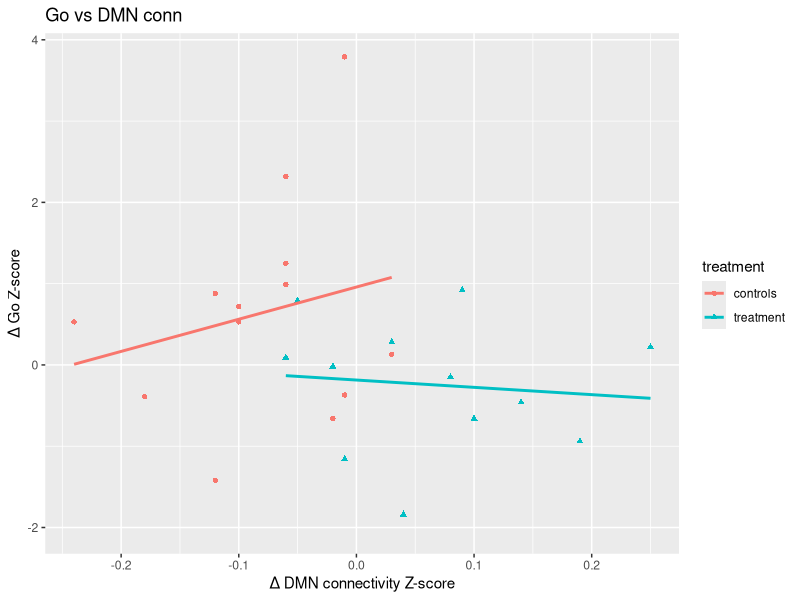
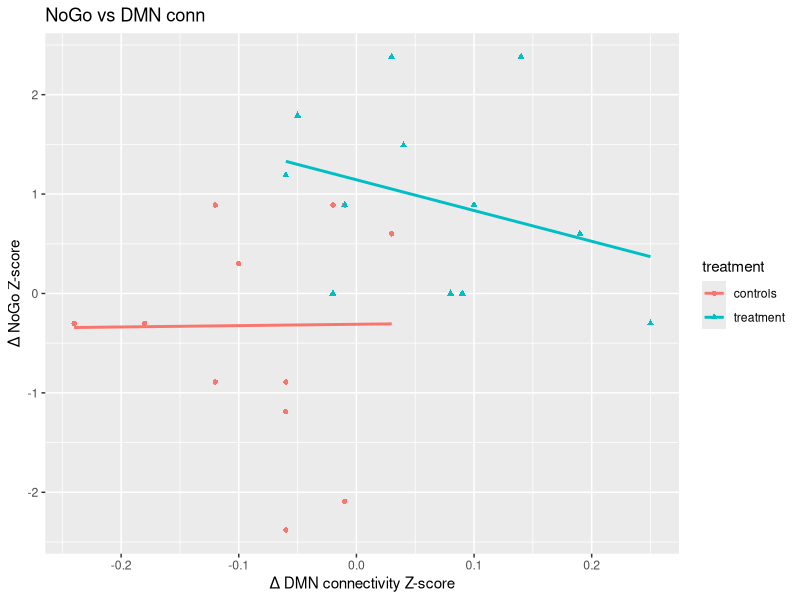
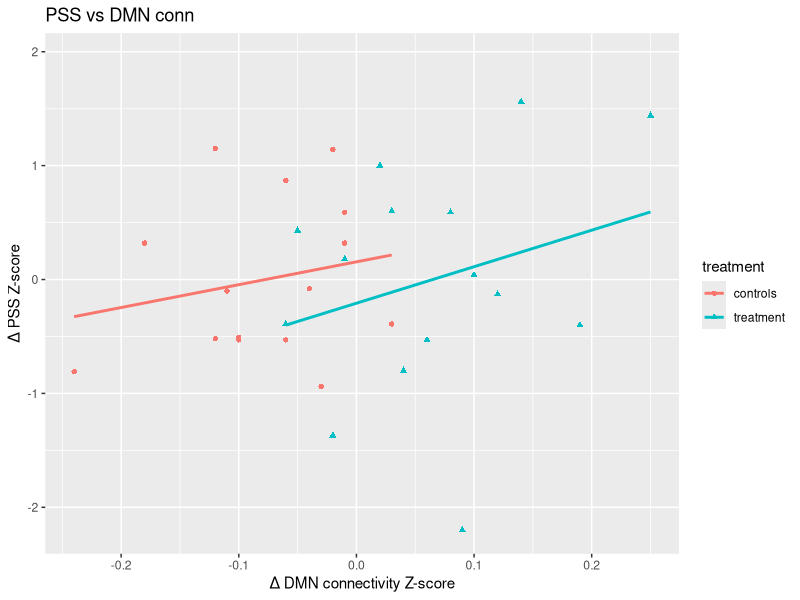
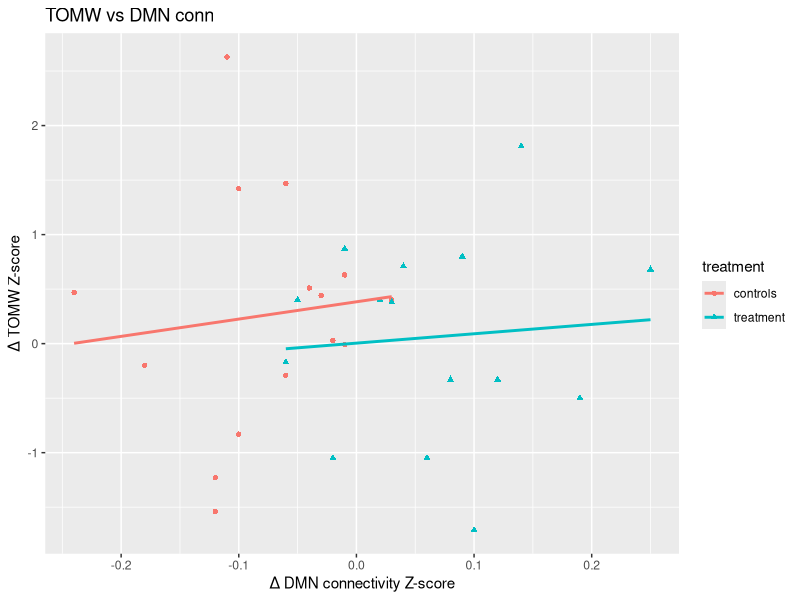
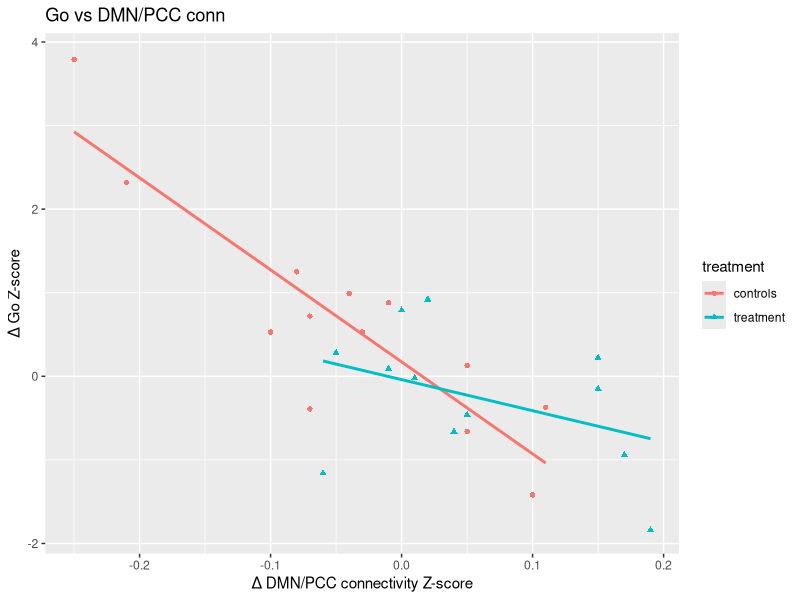
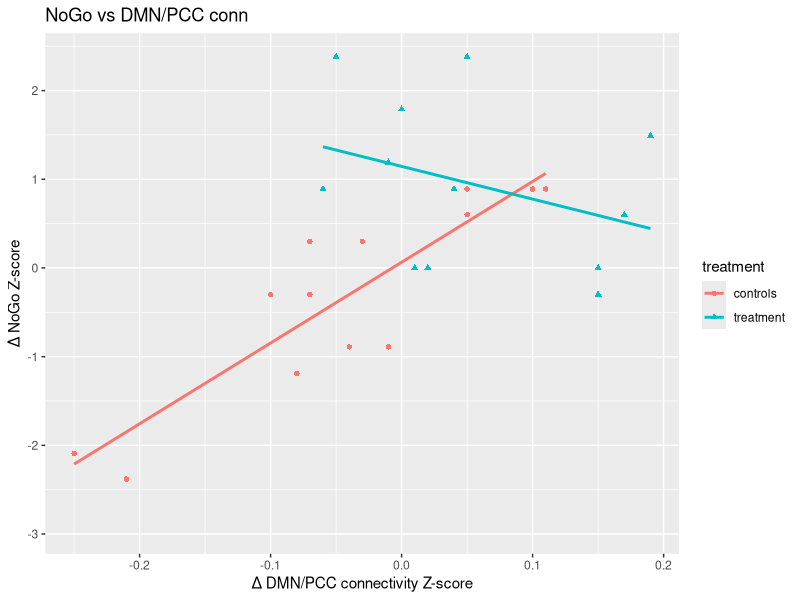
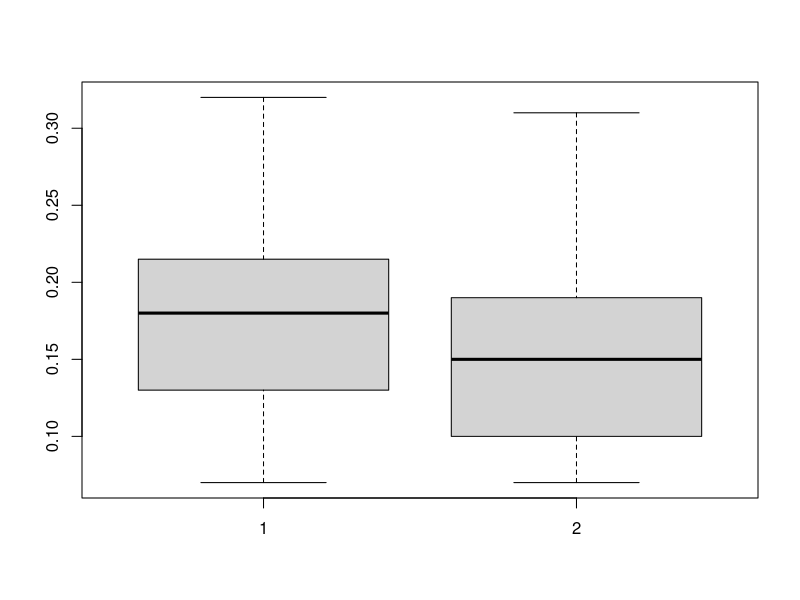
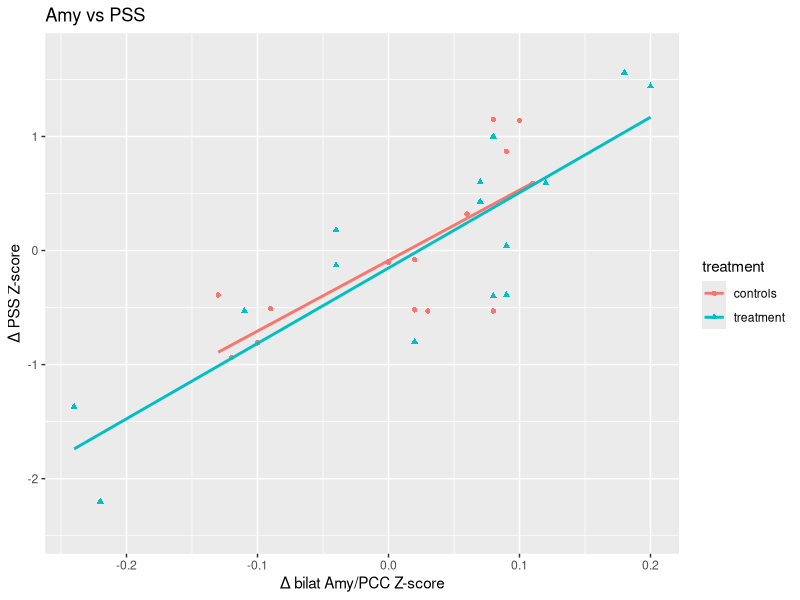

Here is the R script that generated these plots, in order: (Note: this script raises an error after producing the figures.)
# Create graphs for the MINDS Behavioral Paper

#install.packages("ggplot2")
library(reshape)
library(ggplot2)
df <- read.csv("MINDS_RS_032017.csv")
names(df)
attach(df)
names(df)

df$treatment <- as.factor(df$treatment)


Go_plot<-ggplot(df,aes(y =delta_go , x =dmn_fpn_delta,colour=treatment,shape=treatment)) +
  geom_point() + 
  geom_smooth(method="lm", fill=NA,aes(group = treatment))+
  ggtitle("Go vs DMN conn")+
  xlab("Δ DMN connectivity Z-score")+
  ylab("Δ Go Z-score")
Go_plot

NoGo_plot<-ggplot(df,aes(y =z_delta_nogo , x =dmn_fpn_delta,colour=treatment,shape=treatment)) +
  geom_point() + geom_smooth(method="lm", fill=NA)+
  ggtitle("NoGo vs DMN conn")+
  xlab("Δ DMN connectivity Z-score")+
  ylab("Δ NoGo Z-score")
NoGo_plot


PSS_plot<-ggplot(df,aes(y =zs_PSS_delta , x =dmn_fpn_delta,colour=treatment,shape=treatment)) +
  geom_point() + geom_smooth(method="lm", fill=NA)+
  ggtitle("PSS vs DMN conn")+
  xlab("Δ DMN connectivity Z-score")+
  ylab("Δ PSS Z-score")
PSS_plot

TOMW_plot<-ggplot(df,aes(y =delta_tomw , x =dmn_fpn_delta,colour=treatment,shape=treatment)) +
  geom_point() + geom_smooth(method="lm", fill=NA)+
  ggtitle("TOMW vs DMN conn")+
  xlab("Δ DMN connectivity Z-score")+
  ylab("Δ TOMW Z-score")
TOMW_plot


Go_pcc_correl<-ggplot(df,aes(y =delta_go , x =dmn_pcc_gocor_delta,colour=treatment,shape=treatment)) +
  geom_point() + 
  geom_smooth(method="lm", fill=NA,aes(group = treatment))+
  ggtitle("Go vs DMN/PCC conn")+
  xlab("Δ DMN/PCC connectivity Z-score")+
  ylab("Δ Go Z-score")
Go_pcc_correl


NoGo_pcc_correl<-ggplot(df,aes(y =z_delta_nogo , x =dmn_pcc_gocor_delta,colour=treatment,shape=treatment)) +
  geom_point() + 
  geom_smooth(method="lm", fill=NA,aes(group = treatment))+
  ggtitle("NoGo vs DMN/PCC conn")+
  xlab("Δ DMN/PCC connectivity Z-score")+
  ylab("Δ NoGo Z-score")
NoGo_pcc_correl

boxplot(bilat_amy_pcc_acc_pre,bilat_amy_pcc_acc_post)
Amy_PSS<-ggplot(df,aes(y =zs_PSS_delta , x =bilat_amy_pcc_acc_delta,colour=treatment,shape=treatment)) +
  geom_point() + 
  geom_smooth(method="lm", fill=NA,aes(group = treatment))+
  ggtitle("Amy vs PSS")+
  xlab("Δ bilat Amy/PCC Z-score")+
  ylab("Δ PSS Z-score")
Amy_PSS

boxplot(bilat_amy_pcc_acc_pre,bilat_amy_pcc_acc_post)
ACC_PSS<-ggplot(df,aes(y =zs_PSS_delta , x =cms_acc_f_tx_pss_correl_delta,colour=treatment,shape=treatment)) +
  geom_point() + 
  geom_smooth(method="lm", fill=NA,aes(group = treatment))+
  ggtitle("CMS/ACC vs PSS")+
  xlab("Δ bilat CMS/ACC Z-score")+
  ylab("Δ PSS Z-score")
ACC_PSS




boxplot(bilat_amy_pcc_f_tx_pss_correl_pre,bilat_amy_pcc_f_tx_pss_correl_post)
Amy_PSS<-ggplot(df,aes(y =zs_PSS_delta , x =bilat_amy_pcc_f_tx_pss_correl_delta,colour=treatment,shape=treatment)) +
  geom_point() + 
  geom_smooth(method="lm", fill=NA,aes(group = treatment))+
  ggtitle("Amy vs PSS")+
  xlab("Δ bilat Amy/PCC Z-score")+
  ylab("Δ PSS Z-score")
Amy_PSS


boxplot( r_amy_pcc_pre_f_tx_pss_corr, r_amy_pcc_post_f_tx_pss_corr)
rAmyPCC_PSS_box<-ggplot(df,aes(y =r_amy_pcc_delta_f_tx_pss_corr , x = treatment,colour=treatment,shape=treatment))+
  geom_boxplot()
rAmyPCC_PSS_box



rAmyPCC_PSS<-ggplot(df,aes(y =zs_PSS_delta , x = r_amy_pcc_delta_f_tx_pss_corr,colour=treatment,shape=treatment)) +
  geom_point() + 
  geom_smooth(method="lm", fill=NA,aes(group = treatment))+
  ggtitle("rAmy/PCC conn vs PSS")+
  xlab("Δ rAmy/PCC connectivity Z-score")+
  ylab("Δ PSS Z-score")
rAmyPCC_PSS

cn_r_amy_pcc_delta=subset(df, treatment == "control")$r_amy_pcc_delta_f_tx_pss_corr
tx_r_amy_pcc_delta=subset(df, treatment == "treatment")$r_amy_pcc_delta_f_tx_pss_corr
cn_pss_delta=subset(df, treatment == "control")$zs_PSS_delta
tx_pss_delta=subset(df, treatment == "treatment")$zs_PSS_delta

cor.test(cn_r_amy_pcc_delta,cn_pss_delta)
cor.test(tx_r_amy_pcc_delta,tx_pss_delta)





boxplot(cms_acc_f_tx_pss_correl_pre,cms_acc_f_tx_pss_correl_post)



ACC_PSS_all<-ggplot(df,aes(y =zs_PSS_delta , x =cms_acc_f_tx_pss_correl_delta)) +
  geom_point() + 
  geom_smooth(method="lm")+
  ggtitle("CMS/ACC vs PSS")+
  xlab("Δ bilat CMS/ACC Z-score")+
  ylab("Δ PSS Z-score")
ACC_PSS_all


rAMY_PSS<-ggplot(df,aes(y =zs_PSS_delta , x =r_amy_lDLPFC_delta,colour=treatment,shape=treatment)) +
  geom_point() + 
  geom_smooth(method="lm", fill=NA,aes(group = treatment))+
  ggtitle("rAMY lDLPFC vs PSS")+
  xlab("Δ bilat CMS/rAMY Z-score")+
  ylab("Δ PSS Z-score")
rAMY_PSS


boxplot(r_amy_lDLPFC_pre,r_amy_lDLPFC_post)


rAMY_PSS_all<-ggplot(df,aes(y =zs_PSS_delta , x =r_amy_lDLPFC_delta)) +
  geom_point() + 
  geom_smooth(method="lm")+
  ggtitle("rAMY vs PSS")+
  xlab("Δ bilat CMS/rAMY Z-score")+
  ylab("Δ PSS Z-score")
rAMY_PSS_all
